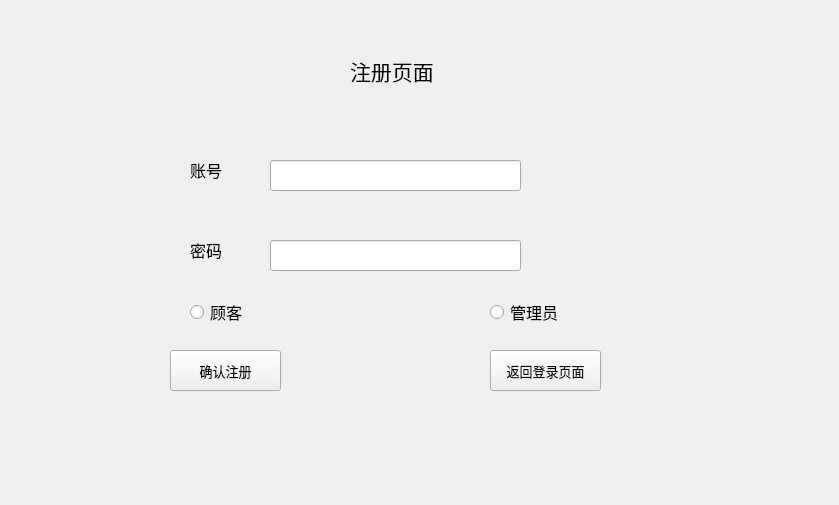
<?xml version="1.0" encoding="UTF-8"?>
<ui version="4.0">
 <class>register</class>
 <widget class="QWidget" name="register">
  <property name="geometry">
   <rect>
    <x>0</x>
    <y>0</y>
    <width>839</width>
    <height>505</height>
   </rect>
  </property>
  <property name="windowTitle">
   <string>Form</string>
  </property>
  <widget class="QPushButton" name="pushButton">
   <property name="geometry">
    <rect>
     <x>170</x>
     <y>350</y>
     <width>111</width>
     <height>41</height>
    </rect>
   </property>
   <property name="font">
    <font>
     <pointsize>10</pointsize>
    </font>
   </property>
   <property name="text">
    <string>确认注册</string>
   </property>
  </widget>
  <widget class="QLabel" name="label">
   <property name="geometry">
    <rect>
     <x>350</x>
     <y>40</y>
     <width>171</width>
     <height>61</height>
    </rect>
   </property>
   <property name="font">
    <font>
     <pointsize>16</pointsize>
    </font>
   </property>
   <property name="text">
    <string>注册页面</string>
   </property>
  </widget>
  <widget class="QLineEdit" name="InputNumber">
   <property name="geometry">
    <rect>
     <x>270</x>
     <y>160</y>
     <width>251</width>
     <height>31</height>
    </rect>
   </property>
  </widget>
  <widget class="QLabel" name="label_2">
   <property name="geometry">
    <rect>
     <x>190</x>
     <y>160</y>
     <width>69</width>
     <height>20</height>
    </rect>
   </property>
   <property name="font">
    <font>
     <pointsize>12</pointsize>
    </font>
   </property>
   <property name="text">
    <string>账号</string>
   </property>
  </widget>
  <widget class="QPushButton" name="pushButton_2">
   <property name="geometry">
    <rect>
     <x>490</x>
     <y>350</y>
     <width>111</width>
     <height>41</height>
    </rect>
   </property>
   <property name="font">
    <font>
     <pointsize>10</pointsize>
    </font>
   </property>
   <property name="text">
    <string>返回登录页面</string>
   </property>
  </widget>
  <widget class="QRadioButton" name="radioButton_2">
   <property name="geometry">
    <rect>
     <x>490</x>
     <y>300</y>
     <width>118</width>
     <height>24</height>
    </rect>
   </property>
   <property name="font">
    <font>
     <pointsize>12</pointsize>
    </font>
   </property>
   <property name="text">
    <string>管理员</string>
   </property>
  </widget>
  <widget class="QLineEdit" name="InputPassWord">
   <property name="geometry">
    <rect>
     <x>270</x>
     <y>240</y>
     <width>251</width>
     <height>31</height>
    </rect>
   </property>
  </widget>
  <widget class="QLabel" name="label_3">
   <property name="geometry">
    <rect>
     <x>190</x>
     <y>240</y>
     <width>69</width>
     <height>20</height>
    </rect>
   </property>
   <property name="font">
    <font>
     <pointsize>12</pointsize>
    </font>
   </property>
   <property name="text">
    <string>密码</string>
   </property>
  </widget>
  <widget class="QRadioButton" name="radioButton">
   <property name="geometry">
    <rect>
     <x>190</x>
     <y>300</y>
     <width>118</width>
     <height>24</height>
    </rect>
   </property>
   <property name="font">
    <font>
     <pointsize>12</pointsize>
    </font>
   </property>
   <property name="text">
    <string>顾客</string>
   </property>
  </widget>
 </widget>
 <resources/>
 <connections/>
</ui>
